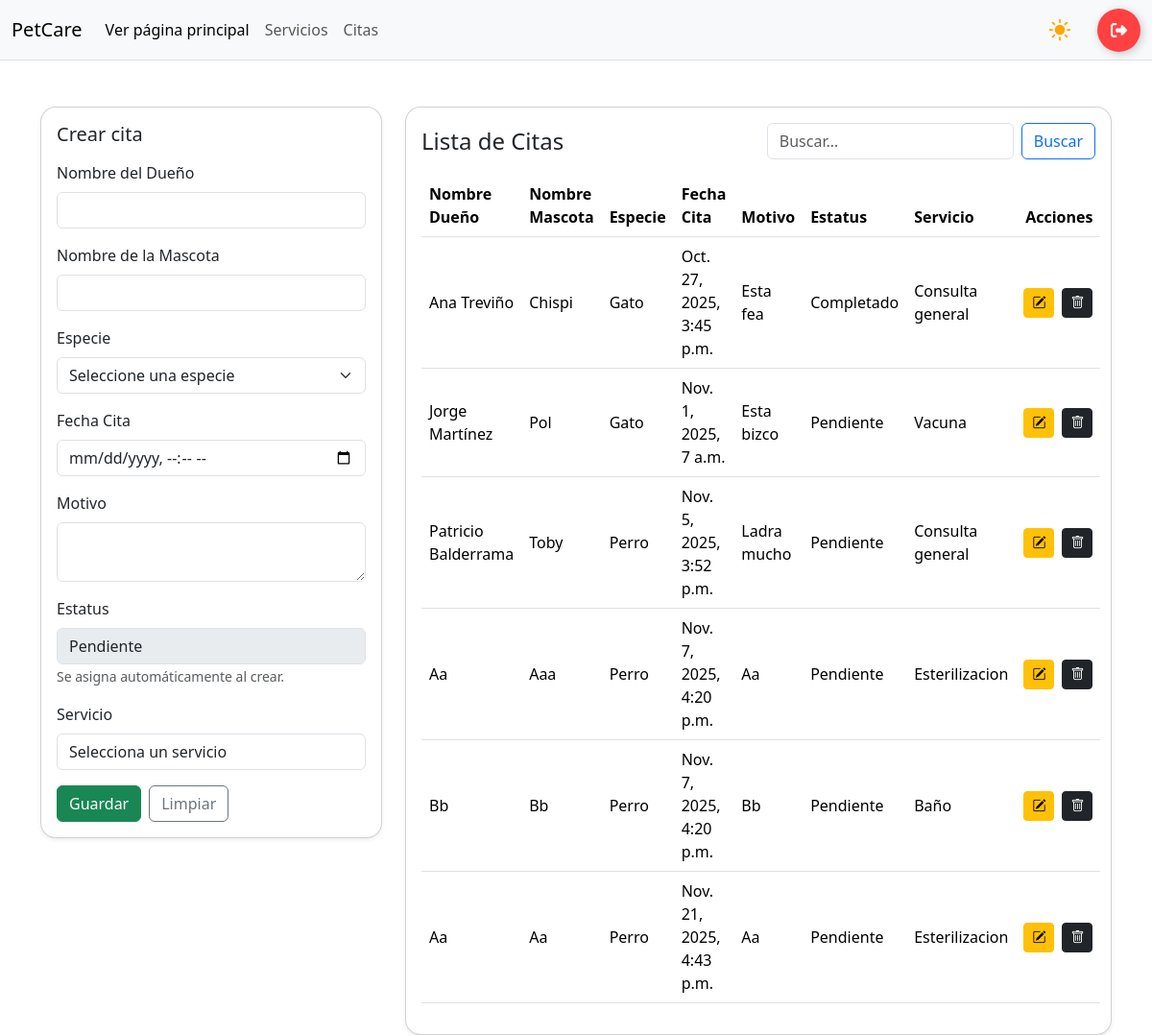
Page /citas/ (signed in) on the committed database.
### app/models.py (models this page shows, shortened)
class CITA_VETERINARIA(models.Model):
    nombre_dueño = models.CharField(max_length=200)
    nombre_mascota = models.CharField(max_length=100)
    especie = models.CharField(max_length=100)
    fecha_cita = models.DateTimeField()
    motivo = models.CharField(max_length=255)
    estatus = models.CharField(max_length=50)
    servicio = models.ForeignKey(SERVICIO, on_delete= models.PROTECT, null=True)

class SERVICIO(models.Model):
    nombre = models.CharField(max_length=100)
    precio = models.DecimalField(max_digits=10, decimal_places=2)
    descripcion = models.TextField(max_length=250, null= True)
    def __str__(self):
        return self.nombre

### app/views.py (the view, shortened to what this page needs)
# urls.py: path('citas/', views.citas_panel, name='citas'),
@login_required
def citas_panel(request, id=None):
    cita = get_object_or_404(CITA_VETERINARIA, pk=id) if id else None
    servicios = SERVICIO.objects.all() # Necesario para traer los servicios al ddl
    citas = CITA_VETERINARIA.objects.all()
    ctx = {
        "citas": citas,
        "cita": cita,
        "editando": bool(cita),
        "servicios": servicios,
        "ahora_str": timezone.localtime().strftime("%Y-%m-%dT%H:%M"),
    }
    return render(request, "citas.html", ctx)

### app/templates/citas.html (shortened to what this page needs)
{% load static %}
<!DOCTYPE html>
<html lang="es">
<head>
    {% include 'referencias.html' %}
    <link rel="stylesheet" href="{% static 'css/panel.css' %}">
</head>
<body>
    {% include 'navbar-panel.html' %}
    <main class="container mt-5">
        <div class="row g-4">
            <div class="col-12 col-lg-4">
                <div class="card shadow-sm rounded-4">
                    <div class="card-body">
                        <h5 class="card-title mb-3">
                            {% if editando %}Editar cita{% else %}Crear cita{% endif %}
                        </h5>
                        <form method="post" autocomplete="off"
                            action="{% if editando %}{% url 'citas_edit' cita.id %}{% else %}{% url 'citas' %}{% endif %}">
                            <div class="mb-3">
                                <label class="form-label">Nombre del Dueño</label>
                                <input type="text" name="nombre_dueño" class="form-control" pattern="^[A-Za-zÁÉÍÓÚáéíóúÑñ\s]+$"
                                    maxlength="200" required value="{{ cita.nombre_dueño|default_if_none:'' }}">
                            </div>
                            <div class="mb-3">
                                <label class="form-label">Nombre de la Mascota</label>
                                <input type="text" name="nombre_mascota" class="form-control" pattern="^[A-Za-zÁÉÍÓÚáéíóúÑñ\s]+$"
                                    maxlength="100" required value="{{ cita.nombre_mascota|default_if_none:'' }}">
                            </div>
                            <div class="mb-3">
                                <label class="form-label">Especie</label>
                                <select name="especie_select" id="especie_select" class="form-select" required>
                                    <option value="">Seleccione una especie</option>
                                </select>
                            </div>
                            <div class="mb-3">
                                <label class="form-label" for="id_fecha_cita">Fecha Cita</label>
                                <input type="datetime-local" name="fecha_cita" class="form-control" required
                                    id="id_fecha_cita" min="{{ ahora_str }}"
                                    value="{{ cita.fecha_cita|date:'Y-m-d\TH:i'|default_if_none:'' }}">
                            </div>
                            <div class="mb-3">
                                <label class="form-label">Motivo</label>
                                <textarea name="motivo" class="form-control" maxlength="255"
                                    required>{{ cita.motivo|default_if_none:'' }}</textarea>
                            </div>
                            {% if editando %}
                            <div class="mb-3">
                                <label class="form-label">Estatus</label>
                                <input type="text" name="estatus" class="form-control"
                                    value="{{ cita.estatus|default_if_none:'Pendiente' }}" maxlength="100">
                            </div>
                            {% else %}
                            <div class="mb-3">
                                <label class="form-label">Estatus</label>
                                <input type="text" class="form-control" value="Pendiente" disabled>
                                <small class="text-muted">Se asigna automáticamente al crear.</small>
                            </div>
                            {% endif %}
                            <div class="mb-3">
                                <label for="servicio" class="form-label">Servicio</label>
                                <select name="servicio" id="servicio" class="form-control">
                                    <option value="">Selecciona un servicio</option>
                                </select>
                            </div>
                            <div class="d-flex gap-2">
                                <button type="submit" class="btn btn-success">
                                    {% if editando %}Actualizar{% else %}Guardar{% endif %}
                                </button>
                                {% if editando %}
                                <a href="{% url 'citas' %}" class="btn btn-secondary">Cancelar</a>
                                {% else %}
                                <button type="reset" class="btn btn-outline-secondary">Limpiar</button>
                                {% endif %}
                            </div>
                        </form>
                    </div>
                </div>
            </div>
            <div class="col-12 col-lg-8">
                <div class="card shadow-sm rounded-4">
                    <div class="card-body">
                        <div class="d-flex justify-content-between align-items-center mb-3">
                            <h4 class="m-0">Lista de Citas</h4>
                            <form class="d-flex" method="get" action="{% url 'citas' %}">
                                <input class="form-control me-2" type="search" placeholder="Buscar…" name="q"
                                    value="{{ q }}">
                                <button class="btn btn-outline-primary" type="submit">Buscar</button>
                            </form>
                        </div>
                        <table class="table table-hover align-middle">
                            <thead>
                                <tr>
                                    <th>Nombre Dueño</th>
                                    <th>Nombre Mascota</th>
                                    <th>Especie</th>
                                    <th>Fecha Cita</th>
                                    <th>Motivo</th>
                                    <th>Estatus</th>
                                    <th>Servicio</th>
                                    <th class="text-end">Acciones</th>
                                </tr>
                            </thead>
                            <tbody>
                                {% for cita in citas %}
                                <tr>
                                    <td>{{ cita.nombre_dueño }}</td>
                                    <td>{{ cita.nombre_mascota }}</td>
                                    <td>{{ cita.especie }}</td>
                                    <td>{{ cita.fecha_cita }}</td>
                                    <td>{{ cita.motivo }}</td>
                                    <td>{{ cita.estatus }}</td>
                                    <td>{{ cita.servicio }}</td>
                                    <td class="text-end">
                                        <div class="d-inline-flex gap-2">
                                            <a class="btn btn-warning btn-sm" href="{% url 'citas_edit' cita.id %}">
                                                <i class="bi bi-pencil-square"></i>
                                            </a>
                                            <a class="btn btn-dark btn-sm" href="{% url 'citas_eliminar' cita.id %}"
                                                onclick="return confirm('¿Eliminar este cita?')">
                                                <i class="bi bi-trash"></i>
                                            </a>
                                        </div>
                                    </td>
                                </tr>
                                {% empty %}
                                <tr>
                                    <td colspan="4" class="text-center text-muted">Sin información disponible</td>
                                </tr>
                                {% endfor %}
                            </tbody>
                        </table>
                    </div>
                </div>
            </div>
        </div>
    </main>
    <body>
        {% include 'alertas.html' %}
    </body>
</body>
</html>

### app/static/css/panel.css (style rules this page uses)
:root { color-scheme: light dark; }

### rows in the picture
CITA_VETERINARIA: nombre_dueño "Ana Treviño", nombre_mascota "Chispi", especie "Gato", fecha_cita "Oct. 27, 2025, 3:45 p.m.", motivo "Esta fea", estatus "Completado", servicio "Consulta general"
CITA_VETERINARIA: nombre_dueño "Jorge Martínez", nombre_mascota "Pol", especie "Gato", fecha_cita "Nov. 1, 2025, 7 a.m.", motivo "Esta bizco", estatus "Pendiente", servicio "Vacuna"
CITA_VETERINARIA: nombre_dueño "Patricio Balderrama", nombre_mascota "Toby", especie "Perro", fecha_cita "Nov. 5, 2025, 3:52 p.m.", motivo "Ladra mucho", estatus "Pendiente", servicio "Consulta general"
CITA_VETERINARIA: nombre_dueño "Aa", nombre_mascota "Aaa", especie "Perro", fecha_cita "Nov. 7, 2025, 4:20 p.m.", motivo "Aa", estatus "Pendiente", servicio "Esterilizacion"
CITA_VETERINARIA: nombre_dueño "Bb", nombre_mascota "Bb", especie "Perro", fecha_cita "Nov. 7, 2025, 4:20 p.m.", motivo "Bb", estatus "Pendiente", servicio "Baño"
CITA_VETERINARIA: nombre_dueño "Aa", nombre_mascota "Aa", especie "Perro", fecha_cita "Nov. 21, 2025, 4:43 p.m.", motivo "Aa", estatus "Pendiente", servicio "Esterilizacion"
